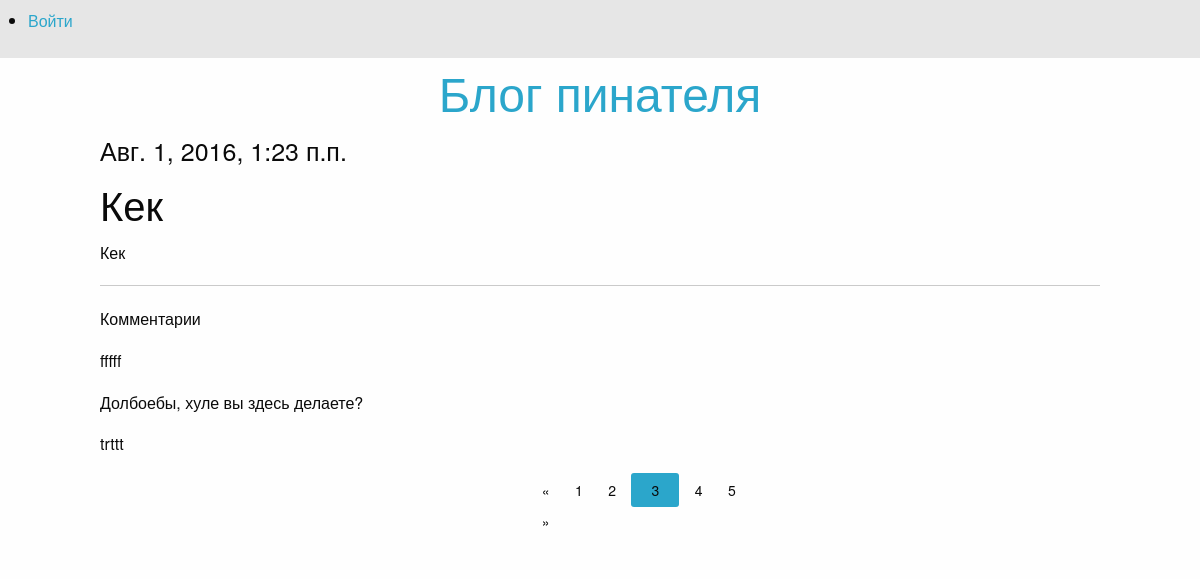
The app's page /articles/get/1/3/ with its own data.
### article/models.py (models this page shows)
class Article(models.Model):
    class Meta():
        db_table = 'article'
    article_title = models.CharField(max_length=200)
    article_text = models.TextField()
    article_date = models.DateTimeField()
    article_likes = models.IntegerField(default=0)

class Comments(models.Model):
    class Meta():
        db_table = 'comments'
    comments_text = models.TextField(verbose_name="Текст комментария")
    comments_article = models.ForeignKey(Article)

### article/views.py (the view)
# urls.py: url(r'^articles/get/(?P<article_id>\d+)/(?P<comment_page>\d+)/$', article),
def article(request, article_id=1,comment_page=1):
    comment_form = CommentForm
    args = {}
    args.update(csrf(request))
    args['article'] = Article.objects.get(id=article_id)
    all_comments = Comments.objects.filter(comments_article_id=article_id)
    current_comment_page = Paginator(all_comments,3)
    print("Page N  ",comment_page)
    args['comments'] = current_comment_page.page(comment_page)
    args['form'] = comment_form
    args['username'] = auth.get_user(request).username
    return render_to_response('article.html', args)

### article/templates/article.html (shortened to what this page needs)
{% extends 'main.html' %}
{% load staticfiles %}
{% block article %}
<h4>{{ article.article_date }}</h4>
<h2>{{ article.article_title }}</h2>
<p>{{ article.article_text }}</p>
<hr>
<p>Комментарии</p>
{%  for comment in comments %}
    <p>{{ comment.comments_text}}</p>
{% endfor %}
</div>
<div class="row">
    <div class="large-3 large-offset-5 columns">
            <ul class="pagination">
                {% if comments.has_previous %}
                    <li class="arrow"><a href="/articles/get/{{ article.id}}/{{ comments.previous_page_number }}/">&laquo;</a> </li>
                {% else %}
                    <li class="arrow unavailable"><a href="">&laquo;</a></li>
                {% endif %}
                {% for page in comments.paginator.page_range %}
                    {% if page == comments.number %}
                        <li class="current"><a href="/articles/get/{{ article.id }}/{{ page }}/">{{ page }}</a> </li>
                    {% else %}
                        <li><a href="/articles/get/{{ article.id }}/{{ page }}/">{{ page }}</a> </li>
                    {% endif %}
                {% endfor %}
                {%  if comments.has_next %}
                    <li class="arrow"><a href="/articles/get/{{ article.id }}/{{ comments.next_page_number }}/">&raquo;</a> </li>
                {% else %}
                    <li class="arrow unavailable"><a href="">&raquo;</a></li>
                {% endif %}
            </ul>
        </div>
</div>
{% endblock %}

### records on screen
Article: article_date "Авг. 1, 2016, 1:23 п.п.", article_title "Кек", article_text "Кек"
Comments: comments_text "fffff"
Comments: comments_text "Долбоебы, хуле вы здесь делаете?"
Comments: comments_text "trttt"

### other values on screen
{{ page }} "1" "2" "4" "5"
{{ page }} "3"
